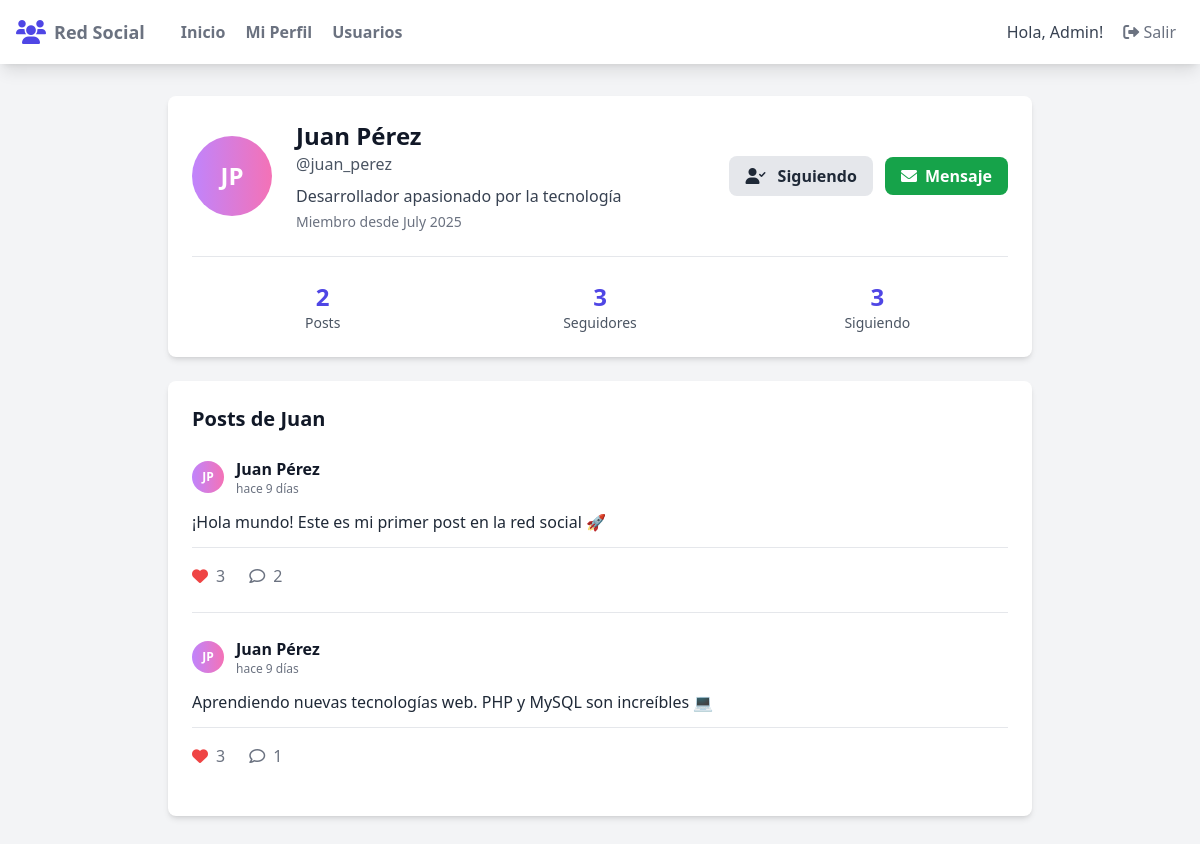
Screenshot of /dashboard/user_profile.php?id=2 (signed in) with the database file from the repository.
### tables this page shows
CREATE TABLE users (
    id INT PRIMARY KEY AUTO_INCREMENT,
    username VARCHAR(50) UNIQUE NOT NULL,
    email VARCHAR(100) UNIQUE NOT NULL,
    password VARCHAR(255) NOT NULL,
    first_name VARCHAR(50) NOT NULL,
    last_name VARCHAR(50) NOT NULL,
    profile_picture VARCHAR(255) DEFAULT 'default-avatar.jpg',
    bio TEXT,
    birth_date DATE,
    created_at TIMESTAMP DEFAULT CURRENT_TIMESTAMP,
    updated_at TIMESTAMP DEFAULT CURRENT_TIMESTAMP ON UPDATE CURRENT_TIMESTAMP,
    is_active BOOLEAN DEFAULT TRUE
);

CREATE TABLE posts (
    id INT PRIMARY KEY AUTO_INCREMENT,
    user_id INT NOT NULL,
    content TEXT NOT NULL,
    image VARCHAR(255),
    created_at TIMESTAMP DEFAULT CURRENT_TIMESTAMP,
    updated_at TIMESTAMP DEFAULT CURRENT_TIMESTAMP ON UPDATE CURRENT_TIMESTAMP,
    FOREIGN KEY (user_id) REFERENCES users(id) ON DELETE CASCADE
);

### includes/functions.php (called while the page is built, shortened)
<?php
function timeAgo($datetime) {
    $time = time() - strtotime($datetime);
    if ($time < 2592000) return 'hace ' . round($time/86400) . ' días';
    return 'hace ' . round($time/31536000) . ' años';
}
function hasUserLikedPost($user_id, $post_id) {
    $database = new Database();
    $db = $database->getConnection();
    $query = "SELECT id FROM post_likes WHERE user_id = ? AND post_id = ?";
    $stmt = $db->prepare($query);
    $stmt->execute([$user_id, $post_id]);
    return $stmt->rowCount() > 0;
}
function getPostLikesCount($post_id) {
    $database = new Database();
    $db = $database->getConnection();
    $query = "SELECT COUNT(*) FROM post_likes WHERE post_id = ?";
    $stmt = $db->prepare($query);
    $stmt->execute([$post_id]);
    return $stmt->fetchColumn();
}
function getPostCommentsCount($post_id) {
    $database = new Database();
    $db = $database->getConnection();
    $query = "SELECT COUNT(*) FROM comments WHERE post_id = ?";
    $stmt = $db->prepare($query);
    $stmt->execute([$post_id]);
    return $stmt->fetchColumn();
}
function isFollowing($follower_id, $following_id) {
    $database = new Database();
    $db = $database->getConnection();
    $query = "SELECT id FROM follows WHERE follower_id = ? AND following_id = ?";
    $stmt = $db->prepare($query);
    $stmt->execute([$follower_id, $following_id]);
    return $stmt->rowCount() > 0;
}
?>

### dashboard/user_profile.php (the view, shortened to what this page needs)
<?php
require_once '../includes/functions.php';
$user_id = $_GET['id'];
$database = new Database();
$db = $database->getConnection();
$query = "SELECT * FROM users WHERE id = ? AND is_active = 1";
$stmt = $db->prepare($query);
$stmt->execute([$user_id]);
$user = $stmt->fetch(PDO::FETCH_ASSOC);
$query = "SELECT p.*, u.username, u.first_name, u.last_name
          FROM posts p
          JOIN users u ON p.user_id = u.id
          WHERE p.user_id = ?
          ORDER BY p.created_at DESC";
$stmt = $db->prepare($query);
$stmt->execute([$user_id]);
$posts = $stmt->fetchAll(PDO::FETCH_ASSOC);
$query = "SELECT COUNT(*) FROM posts WHERE user_id = ?";
$stmt = $db->prepare($query);
$stmt->execute([$user_id]);
$posts_count = $stmt->fetchColumn();
$query = "SELECT COUNT(*) FROM follows WHERE following_id = ?";
$stmt = $db->prepare($query);
$stmt->execute([$user_id]);
$followers_count = $stmt->fetchColumn();
$query = "SELECT COUNT(*) FROM follows WHERE follower_id = ?";
$stmt = $db->prepare($query);
$stmt->execute([$user_id]);
$following_count = $stmt->fetchColumn();
$is_following = isFollowing($_SESSION['user_id'], $user_id);
?>
<!DOCTYPE html>
<html lang="es">
<head>
    <script src="https://cdn.tailwindcss.com"></script>
    <link rel="stylesheet" href="https://cdnjs.cloudflare.com/ajax/libs/font-awesome/6.0.0/css/all.min.css">
</head>
<body class="bg-gray-100 min-h-screen">
    <nav class="bg-white shadow-lg sticky top-0 z-50">
        <div class="max-w-7xl mx-auto px-4">
            <div class="flex justify-between">
                <div class="flex space-x-7">
                    <div class="flex items-center py-4">
                        <i class="fas fa-users text-indigo-600 text-2xl mr-2"></i>
                        <span class="font-semibold text-gray-500 text-lg">Red Social</span>
                    </div>
                    <div class="hidden md:flex items-center space-x-1">
                        <a href="index.php" class="py-4 px-2 text-gray-500 font-semibold hover:text-indigo-500 transition duration-300">Inicio</a>
                        <a href="profile.php" class="py-4 px-2 text-gray-500 font-semibold hover:text-indigo-500 transition duration-300">Mi Perfil</a>
                        <a href="users.php" class="py-4 px-2 text-gray-500 font-semibold hover:text-indigo-500 transition duration-300">Usuarios</a>
                    </div>
                </div>
                <div class="flex items-center space-x-3">
                    <span class="text-gray-700">Hola, <?php echo $_SESSION['first_name']; ?>!</span>
                    <a href="../auth/logout.php" class="py-2 px-2 font-medium text-gray-500 rounded hover:bg-red-500 hover:text-white transition duration-300">
                        <i class="fas fa-sign-out-alt"></i> Salir
                    </a>
                </div>
            </div>
        </div>
    </nav>
    <div class="max-w-4xl mx-auto px-4 py-8">
        <div class="bg-white rounded-lg shadow-md p-6 mb-6">
            <div class="flex items-center space-x-6">
                <div class="w-20 h-20 rounded-full bg-gradient-to-r from-purple-400 to-pink-400 flex items-center justify-center text-white font-bold text-2xl">
                    <?php echo strtoupper(substr($user['first_name'], 0, 1) . substr($user['last_name'], 0, 1)); ?>
                </div>
                <div class="flex-1">
                    <h1 class="text-2xl font-bold text-gray-900"><?php echo $user['first_name'] . ' ' . $user['last_name']; ?></h1>
                    <p class="text-gray-600">@<?php echo $user['username']; ?></p>
                    <p class="text-gray-700 mt-2"><?php echo $user['bio'] ?: 'Sin biografía'; ?></p>
                    <p class="text-sm text-gray-500 mt-1">Miembro desde <?php echo date('F Y', strtotime($user['created_at'])); ?></p>
                </div>
                <div class="text-right">
                    <button onclick="toggleFollow(<?php echo $user['id']; ?>)"
                            id="follow-btn-<?php echo $user['id']; ?>"
                            class="<?php echo $is_following ? 'bg-gray-200 hover:bg-gray-300 text-gray-800' : 'bg-indigo-600 hover:bg-indigo-700 text-white'; ?> font-bold py-2 px-4 rounded-lg transition duration-300">
                        <i class="<?php echo $is_following ? 'fas fa-user-check' : 'fas fa-user-plus'; ?> mr-2"></i>
                        <?php echo $is_following ? 'Siguiendo' : 'Seguir'; ?>
                    </button>
                    <?php if ($is_following): ?>
                        <a href="messages.php?user=<?php echo $user['id']; ?>"
                           class="ml-2 bg-green-600 hover:bg-green-700 text-white font-bold py-2 px-4 rounded-lg transition duration-300">
                            <i class="fas fa-envelope mr-2"></i>Mensaje
                        </a>
                    <?php else: ?>
                        <div class="ml-2 inline-block bg-gray-300 text-gray-500 font-bold py-2 px-4 rounded-lg cursor-not-allowed" title="Debes seguir al usuario para enviar mensajes">
                            <i class="fas fa-envelope mr-2"></i>Mensaje
                        </div>
                    <?php endif; ?>
                </div>
            </div>
            <div class="grid grid-cols-3 gap-4 mt-6 pt-6 border-t border-gray-200">
                <div class="text-center">
                    <div class="text-2xl font-bold text-indigo-600"><?php echo $posts_count; ?></div>
                    <div class="text-sm text-gray-600">Posts</div>
                </div>
                <div class="text-center">
                    <div class="text-2xl font-bold text-indigo-600" id="followers-count"><?php echo $followers_count; ?></div>
                    <div class="text-sm text-gray-600">Seguidores</div>
                </div>
                <div class="text-center">
                    <div class="text-2xl font-bold text-indigo-600"><?php echo $following_count; ?></div>
                    <div class="text-sm text-gray-600">Siguiendo</div>
                </div>
            </div>
        </div>
        <div class="bg-white rounded-lg shadow-md p-6">
            <h2 class="text-xl font-bold text-gray-900 mb-6">Posts de <?php echo $user['first_name']; ?></h2>
            <?php if (empty($posts)): ?>
                <div class="text-center py-8">
                    <i class="fas fa-edit text-gray-400 text-4xl mb-4"></i>
                    <h3 class="text-xl font-semibold text-gray-600 mb-2"><?php echo $user['first_name']; ?> no ha publicado nada aún</h3>
                    <p class="text-gray-500">Cuando publique algo, aparecerá aquí.</p>
                </div>
            <?php else: ?>
                <div class="space-y-6">
                    <?php foreach ($posts as $post): ?>
                        <div class="border-b border-gray-200 pb-6 last:border-b-0">
                            <div class="flex items-center mb-3">
                                <div class="w-8 h-8 rounded-full bg-gradient-to-r from-purple-400 to-pink-400 flex items-center justify-center text-white font-bold text-xs">
                                    <?php echo strtoupper(substr($post['first_name'], 0, 1) . substr($post['last_name'], 0, 1)); ?>
                                </div>
                                <div class="ml-3">
                                    <h4 class="font-semibold text-gray-900"><?php echo $post['first_name'] . ' ' . $post['last_name']; ?></h4>
                                    <p class="text-xs text-gray-500"><?php echo timeAgo($post['created_at']); ?></p>
                                </div>
                            </div>
                            <p class="text-gray-800 leading-relaxed mb-3"><?php echo nl2br(htmlspecialchars($post['content'])); ?></p>
                            <div class="flex items-center justify-between pt-4 border-t border-gray-200">
                                <div class="flex space-x-6">
                                    <button onclick="toggleLike(<?php echo $post['id']; ?>)"
                                            class="flex items-center space-x-2 text-gray-500 hover:text-red-500 transition duration-300"
                                            id="like-btn-<?php echo $post['id']; ?>">
                                        <i class="<?php echo hasUserLikedPost($_SESSION['user_id'], $post['id']) ? 'fas text-red-500' : 'far'; ?> fa-heart"></i>
                                        <span id="like-count-<?php echo $post['id']; ?>"><?php echo getPostLikesCount($post['id']); ?></span>
                                    </button>
                                    <button onclick="toggleComments(<?php echo $post['id']; ?>)"
                                            class="flex items-center space-x-2 text-gray-500 hover:text-blue-500 transition duration-300">
                                        <i class="far fa-comment"></i>
                                        <span><?php echo getPostCommentsCount($post['id']); ?></span>
                                    </button>
                                </div>
                            </div>
                        </div>
                    <?php endforeach; ?>
                </div>
            <?php endif; ?>
        </div>
    </div>
</body>
</html>

### rows the page displays
users: first_name+last_name "JP", first_name "Juan", last_name "Pérez", username "juan_perez", bio "Desarrollador apasionado por la tecnología", created_at "July 2025"
posts: user.last_name "JP", user.first_name "Juan", user.last_name "Pérez", created_at "hace 9 días", content "¡Hola mundo! Este es mi primer post en la red social 🚀", id "3", id "2"
posts: user.last_name "JP", user.first_name "Juan", user.last_name "Pérez", created_at "hace 9 días", content "Aprendiendo nuevas tecnologías web. PHP y MySQL son increíbles 💻", id "3", id "1"

### other values shown
$_SESSION['first_name'] "Admin"
$posts_count "2"
$followers_count "3"
$following_count "3"
